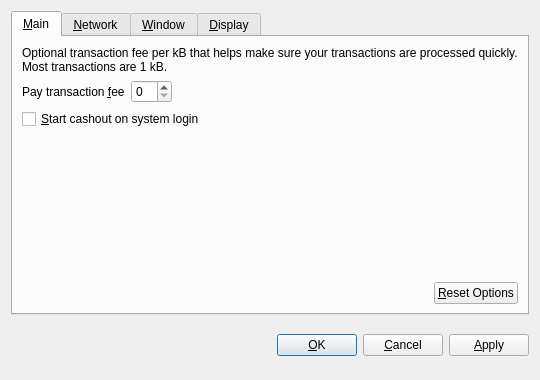
<?xml version="1.0" encoding="UTF-8"?>
<ui version="4.0">
 <class>OptionsDialog</class>
 <widget class="QDialog" name="OptionsDialog">
  <property name="geometry">
   <rect>
    <x>0</x>
    <y>0</y>
    <width>540</width>
    <height>380</height>
   </rect>
  </property>
  <property name="windowTitle">
   <string>Options</string>
  </property>
  <property name="modal">
   <bool>true</bool>
  </property>
  <layout class="QVBoxLayout" name="verticalLayout">
   <item>
    <widget class="QTabWidget" name="tabWidget">
     <property name="tabPosition">
      <enum>QTabWidget::North</enum>
     </property>
     <property name="currentIndex">
      <number>0</number>
     </property>
     <widget class="QWidget" name="tabMain">
      <attribute name="title">
       <string>&amp;Main</string>
      </attribute>
      <layout class="QVBoxLayout" name="verticalLayout_Main">
       <item>
        <widget class="QLabel" name="transactionFeeInfoLabel">
         <property name="text">
          <string>Optional transaction fee per kB that helps make sure your transactions are processed quickly. Most transactions are 1 kB.</string>
         </property>
         <property name="textFormat">
          <enum>Qt::PlainText</enum>
         </property>
         <property name="wordWrap">
          <bool>true</bool>
         </property>
        </widget>
       </item>
       <item>
        <layout class="QHBoxLayout" name="horizontalLayout_1_Main">
         <item>
          <widget class="QLabel" name="transactionFeeLabel">
           <property name="text">
            <string>Pay transaction &amp;fee</string>
           </property>
           <property name="textFormat">
            <enum>Qt::PlainText</enum>
           </property>
           <property name="buddy">
            <cstring>transactionFee</cstring>
           </property>
          </widget>
         </item>
         <item>
          <widget class="BitcoinAmountField" name="transactionFee"/>
         </item>
         <item>
          <spacer name="horizontalSpacer_1_Main">
           <property name="orientation">
            <enum>Qt::Horizontal</enum>
           </property>
           <property name="sizeHint" stdset="0">
            <size>
             <width>40</width>
             <height>20</height>
            </size>
           </property>
          </spacer>
         </item>
        </layout>
       </item>
       <item>
        <widget class="QCheckBox" name="bitcoinAtStartup">
         <property name="toolTip">
          <string>Automatically start cashout after logging in to the system.</string>
         </property>
         <property name="text">
          <string>&amp;Start cashout on system login</string>
         </property>
        </widget>
       </item>
       <item>
        <spacer name="verticalSpacer_Main">
         <property name="orientation">
          <enum>Qt::Vertical</enum>
         </property>
         <property name="sizeHint" stdset="0">
          <size>
           <width>20</width>
           <height>40</height>
          </size>
         </property>
        </spacer>
       </item>
       <item>
        <layout class="QHBoxLayout" name="horizontalLayout_2_Main">
         <item>
          <spacer name="horizontalSpacer_2_Main">
           <property name="orientation">
            <enum>Qt::Horizontal</enum>
           </property>
           <property name="sizeHint" stdset="0">
            <size>
             <width>40</width>
             <height>20</height>
            </size>
           </property>
          </spacer>
         </item>
         <item>
          <widget class="QPushButton" name="resetButton">
           <property name="toolTip">
            <string>Reset all client options to default.</string>
           </property>
           <property name="text">
            <string>&amp;Reset Options</string>
           </property>
           <property name="autoDefault">
            <bool>false</bool>
           </property>
          </widget>
         </item>
        </layout>
       </item>
      </layout>
     </widget>
     <widget class="QWidget" name="tabNetwork">
      <attribute name="title">
       <string>&amp;Network</string>
      </attribute>
      <layout class="QVBoxLayout" name="verticalLayout_Network">
       <item>
        <widget class="QCheckBox" name="mapPortUpnp">
         <property name="toolTip">
          <string>Automatically open the cashout client port on the router. This only works when your router supports UPnP and it is enabled.</string>
         </property>
         <property name="text">
          <string>Map port using &amp;UPnP</string>
         </property>
        </widget>
       </item>
       <item>
        <widget class="QCheckBox" name="connectSocks">
         <property name="toolTip">
          <string>Connect to the cashout network through a SOCKS proxy (e.g. when connecting through Tor).</string>
         </property>
         <property name="text">
          <string>&amp;Connect through SOCKS proxy:</string>
         </property>
        </widget>
       </item>
       <item>
        <layout class="QHBoxLayout" name="horizontalLayout_Network">
         <item>
          <widget class="QLabel" name="proxyIpLabel">
           <property name="text">
            <string>Proxy &amp;IP:</string>
           </property>
           <property name="textFormat">
            <enum>Qt::PlainText</enum>
           </property>
           <property name="buddy">
            <cstring>proxyIp</cstring>
           </property>
          </widget>
         </item>
         <item>
          <widget class="QValidatedLineEdit" name="proxyIp">
           <property name="maximumSize">
            <size>
             <width>140</width>
             <height>16777215</height>
            </size>
           </property>
           <property name="toolTip">
            <string>IP address of the proxy (e.g. 127.0.0.1)</string>
           </property>
          </widget>
         </item>
         <item>
          <widget class="QLabel" name="proxyPortLabel">
           <property name="text">
            <string>&amp;Port:</string>
           </property>
           <property name="textFormat">
            <enum>Qt::PlainText</enum>
           </property>
           <property name="buddy">
            <cstring>proxyPort</cstring>
           </property>
          </widget>
         </item>
         <item>
          <widget class="QLineEdit" name="proxyPort">
           <property name="maximumSize">
            <size>
             <width>55</width>
             <height>16777215</height>
            </size>
           </property>
           <property name="toolTip">
            <string>Port of the proxy (e.g. 9050)</string>
           </property>
          </widget>
         </item>
         <item>
          <widget class="QLabel" name="socksVersionLabel">
           <property name="text">
            <string>SOCKS &amp;Version:</string>
           </property>
           <property name="textFormat">
            <enum>Qt::PlainText</enum>
           </property>
           <property name="buddy">
            <cstring>socksVersion</cstring>
           </property>
          </widget>
         </item>
         <item>
          <widget class="QValueComboBox" name="socksVersion">
           <property name="toolTip">
            <string>SOCKS version of the proxy (e.g. 5)</string>
           </property>
          </widget>
         </item>
         <item>
          <spacer name="horizontalSpacer_Network">
           <property name="orientation">
            <enum>Qt::Horizontal</enum>
           </property>
           <property name="sizeHint" stdset="0">
            <size>
             <width>40</width>
             <height>20</height>
            </size>
           </property>
          </spacer>
         </item>
        </layout>
       </item>
       <item>
        <spacer name="verticalSpacer_Network">
         <property name="orientation">
          <enum>Qt::Vertical</enum>
         </property>
         <property name="sizeHint" stdset="0">
          <size>
           <width>20</width>
           <height>40</height>
          </size>
         </property>
        </spacer>
       </item>
      </layout>
     </widget>
     <widget class="QWidget" name="tabWindow">
      <attribute name="title">
       <string>&amp;Window</string>
      </attribute>
      <layout class="QVBoxLayout" name="verticalLayout_Window">
       <item>
        <widget class="QCheckBox" name="minimizeToTray">
         <property name="toolTip">
          <string>Show only a tray icon after minimizing the window.</string>
         </property>
         <property name="text">
          <string>&amp;Minimize to the tray instead of the taskbar</string>
         </property>
        </widget>
       </item>
       <item>
        <widget class="QCheckBox" name="minimizeOnClose">
         <property name="toolTip">
          <string>Minimize instead of exit the application when the window is closed. When this option is enabled, the application will be closed only after selecting Quit in the menu.</string>
         </property>
         <property name="text">
          <string>M&amp;inimize on close</string>
         </property>
        </widget>
       </item>
       <item>
        <spacer name="verticalSpacer_Window">
         <property name="orientation">
          <enum>Qt::Vertical</enum>
         </property>
         <property name="sizeHint" stdset="0">
          <size>
           <width>20</width>
           <height>40</height>
          </size>
         </property>
        </spacer>
       </item>
      </layout>
     </widget>
     <widget class="QWidget" name="tabDisplay">
      <attribute name="title">
       <string>&amp;Display</string>
      </attribute>
      <layout class="QVBoxLayout" name="verticalLayout_Display">
       <item>
        <layout class="QHBoxLayout" name="horizontalLayout_1_Display">
         <item>
          <widget class="QLabel" name="langLabel">
           <property name="text">
            <string>User Interface &amp;language:</string>
           </property>
           <property name="textFormat">
            <enum>Qt::PlainText</enum>
           </property>
           <property name="buddy">
            <cstring>lang</cstring>
           </property>
          </widget>
         </item>
         <item>
          <widget class="QValueComboBox" name="lang">
           <property name="toolTip">
            <string>The user interface language can be set here. This setting will take effect after restarting cashout.</string>
           </property>
          </widget>
         </item>
        </layout>
       </item>
       <item>
        <layout class="QHBoxLayout" name="horizontalLayout_2_Display">
         <item>
          <widget class="QLabel" name="unitLabel">
           <property name="text">
            <string>&amp;Unit to show amounts in:</string>
           </property>
           <property name="textFormat">
            <enum>Qt::PlainText</enum>
           </property>
           <property name="buddy">
            <cstring>unit</cstring>
           </property>
          </widget>
         </item>
         <item>
          <widget class="QValueComboBox" name="unit">
           <property name="toolTip">
            <string>Choose the default subdivision unit to show in the interface and when sending coins.</string>
           </property>
          </widget>
         </item>
        </layout>
       </item>
       <item>
        <widget class="QCheckBox" name="displayAddresses">
         <property name="toolTip">
          <string>Whether to show cashout addresses in the transaction list or not.</string>
         </property>
         <property name="text">
          <string>&amp;Display addresses in transaction list</string>
         </property>
        </widget>
       </item>
       <item>
        <spacer name="verticalSpacer_Display">
         <property name="orientation">
          <enum>Qt::Vertical</enum>
         </property>
         <property name="sizeHint" stdset="0">
          <size>
           <width>20</width>
           <height>40</height>
          </size>
         </property>
        </spacer>
       </item>
      </layout>
     </widget>
    </widget>
   </item>
   <item>
    <layout class="QHBoxLayout" name="horizontalLayout_Buttons">
     <item>
      <spacer name="horizontalSpacer_1">
       <property name="orientation">
        <enum>Qt::Horizontal</enum>
       </property>
       <property name="sizeHint" stdset="0">
        <size>
         <width>40</width>
         <height>48</height>
        </size>
       </property>
      </spacer>
     </item>
     <item>
      <widget class="QLabel" name="statusLabel">
       <property name="font">
        <font>
         <weight>75</weight>
         <bold>true</bold>
        </font>
       </property>
       <property name="text">
        <string/>
       </property>
       <property name="textFormat">
        <enum>Qt::PlainText</enum>
       </property>
       <property name="wordWrap">
        <bool>true</bool>
       </property>
      </widget>
     </item>
     <item>
      <spacer name="horizontalSpacer_2">
       <property name="orientation">
        <enum>Qt::Horizontal</enum>
       </property>
       <property name="sizeHint" stdset="0">
        <size>
         <width>40</width>
         <height>48</height>
        </size>
       </property>
      </spacer>
     </item>
     <item>
      <widget class="QPushButton" name="okButton">
       <property name="text">
        <string>&amp;OK</string>
       </property>
      </widget>
     </item>
     <item>
      <widget class="QPushButton" name="cancelButton">
       <property name="text">
        <string>&amp;Cancel</string>
       </property>
       <property name="autoDefault">
        <bool>false</bool>
       </property>
      </widget>
     </item>
     <item>
      <widget class="QPushButton" name="applyButton">
       <property name="text">
        <string>&amp;Apply</string>
       </property>
       <property name="autoDefault">
        <bool>false</bool>
       </property>
      </widget>
     </item>
    </layout>
   </item>
  </layout>
 </widget>
 <customwidgets>
  <customwidget>
   <class>BitcoinAmountField</class>
   <extends>QSpinBox</extends>
   <header>bitcoinamountfield.h</header>
  </customwidget>
  <customwidget>
   <class>QValueComboBox</class>
   <extends>QComboBox</extends>
   <header>qvaluecombobox.h</header>
  </customwidget>
  <customwidget>
   <class>QValidatedLineEdit</class>
   <extends>QLineEdit</extends>
   <header>qvalidatedlineedit.h</header>
  </customwidget>
 </customwidgets>
 <resources/>
 <connections/>
</ui>
